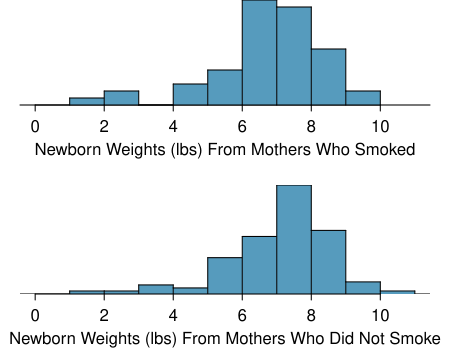

Generate this figure with R:
library(openintro)
data(COL)
data(births)
d <- births


myPDF('babySmokePlotOfTwoGroupsToExamineSkew.pdf', 4.5, 3.5,
      mfrow = 2:1,
      mar = c(3.5, 1, 0, 1),
      mgp = c(1.7, 0.55, 0))
xlab.start <- 'Newborn Weights (lbs) From Mothers Who'
histPlot(d$weight[d$smoke == 'smoker'],
         xlim = c(0, 11),
         axes = FALSE,
         yaxs="i",
         xlab = paste(xlab.start, 'Smoked'),
         col = COL[1])
axis(1)

par(mar = c(2.8, 1, 0.5, 1))
histPlot(d$weight[d$smoke == 'nonsmoker'],
         xlim = c(0, 11),
         axes = FALSE,
         yaxs="i",
         xlab = paste(xlab.start, 'Did Not Smoke'),
         col = COL[1])
axis(1)
dev.off()
